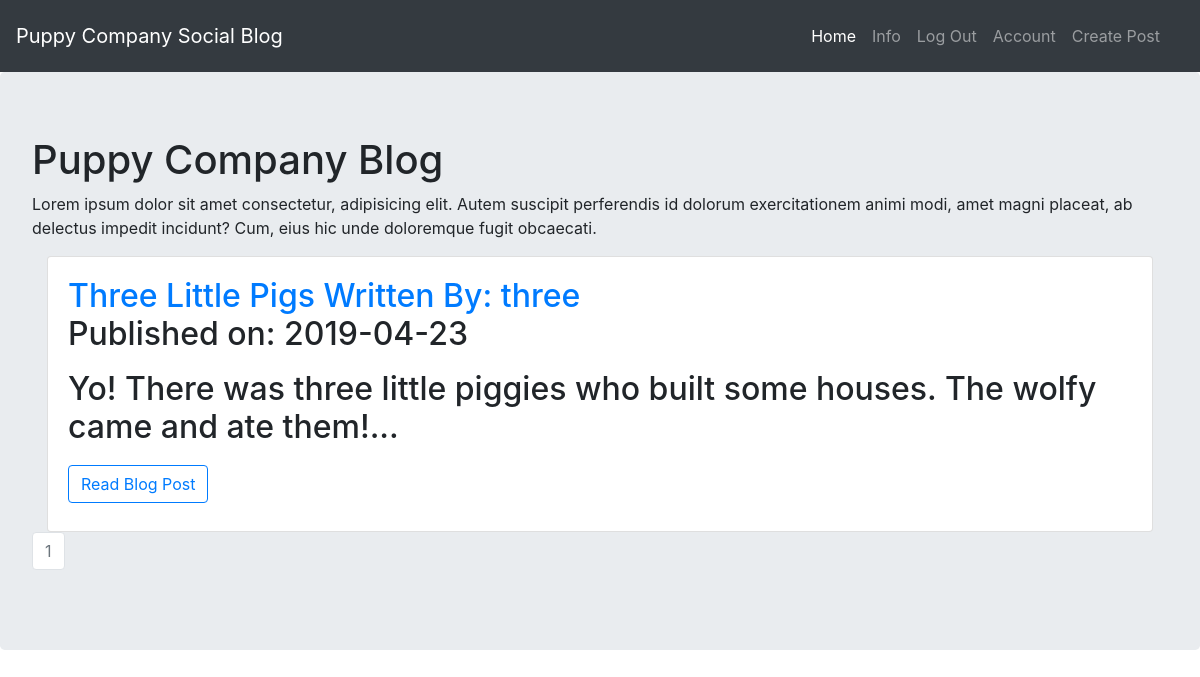
Screenshot of /index (signed in) with the database file from the repository.
### puppycompanyblog/models.py (models this page shows, shortened)
class BlogPost(db.Model):
    __tablename__ = 'blog_posts'
    users = db.relationship(User)
    id = db.Column(db.Integer,primary_key=True)
    user_id = db.Column(db.Integer,db.ForeignKey('users.id'))
    date = db.Column(db.DateTime, nullable=False, default=datetime.utcnow)
    title = db.Column(db.String(140), nullable=False)
    text = db.Column(db.Text, nullable=False)

class User(db.Model, UserMixin):
    __tablename__ = 'users'
    id = db.Column(db.Integer, primary_key=True)
    profile_image = db.Column(db.String(64), nullable=False, default='default_profile.jpg')
    email = db.Column(db.String(64), unique=True, index=True)
    username = db.Column(db.String(64), unique=True, index=True)
    password_hash = db.Column(db.String(128))
    posts = db.relationship('BlogPost', backref='author', lazy=True)

### puppycompanyblog/core/views.py (the view)
@core.route('/')
@core.route('/index')
def index():
    page = request.args.get('page', 1, type=int)
    blog_posts = BlogPost.query.order_by(BlogPost.date.desc()).paginate(page=page, per_page=5)
    return render_template('index.html', blog_posts=blog_posts)

### puppycompanyblog/models.py (called while the page is built)
@login_manager.user_loader
def load_user(user_id):
    return User.query.get(user_id)

### puppycompanyblog/templates/index.html
{% extends "base.html" %}
{% block content %}
<h1>Puppy Company Blog</h1>
<p>Lorem ipsum dolor sit amet consectetur, adipisicing elit. Autem suscipit perferendis id dolorum exercitationem animi modi, amet magni placeat, ab delectus impedit incidunt? Cum, eius hic unde doloremque fugit obcaecati.</p>
<div class="container">
    {% for post in blog_posts.items %}
        <div class="card">
            <div class="card-body">
                <h2>
                    <a class="card-title"
                       href="{{ url_for('blog_posts.blog_post', blog_post_id=post.id)  }}">
                       {{ post.title }}
                    </a>
                    <a href="{{ url_for('users.user_posts', username=post.author.username) }}">
                       Written By: {{ post.author.username }}
                    </a>
                    <p>
                        Published on: {{ post.date.strftime('%Y-%m-%d') }}
                    </p>
                    <p class="card-text">{{ post.text[:100] }}...</p>
                    <a class="btn btn-outline-primary"
                       href="{{ url_for('blog_posts.blog_post', blog_post_id=post.id) }}">
                        Read Blog Post
                    </a>
                </h2>
            </div>
        </div>
    {% endfor %}
</div>
<nav aria-label="Page navigation example">
    <ul class="pagination justify-content">
        {% for page_num in blog_posts.iter_pages(left_edge=1, right_edge=1, left_current=1, right_current=1) %}
        {% if blog_posts.page == page_num %}
        <li class="page-item disabled">
            <a class="page-link" href="{{ url_for('core.index', page=page_num) }}">
                {{ page_num }}
            </a>
        </li>
        {% else %}
        <li class="page-item">
            <a class="page-link" href="{{ url_for('core.index', page=page_num) }}">
                {{ page_num }}
            </a>
        </li>
        {% endif %}
        {% endfor %}
    </ul>
</nav>
{% endblock %}

### rows the page displays
BlogPost: title "Three Little Pigs", author.username "three", date "2019-04-23", text "Yo! There was three little piggies who built some houses. The wolfy came and ate them!"

### other values shown
{{ page_num }} "1"
